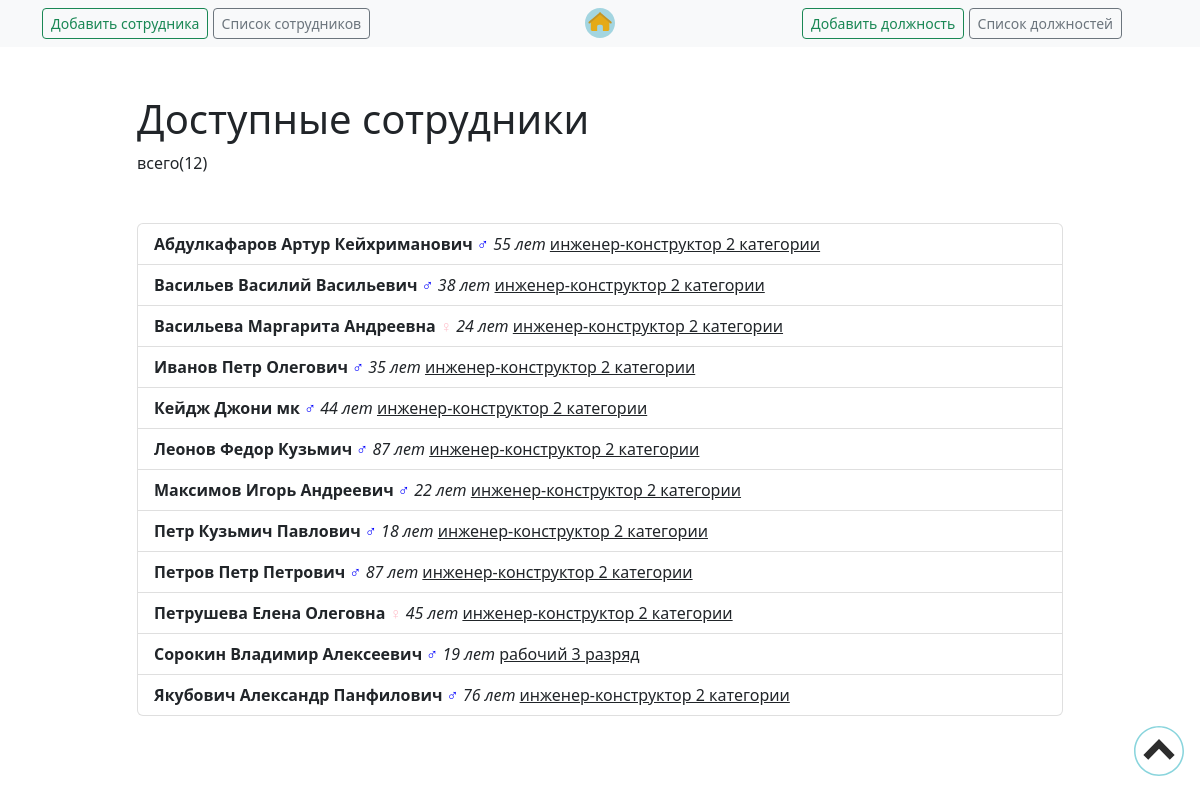
The page /employees/currentemployees/ on the database its author committed.
### employees/models.py (models this page shows, shortened)
class employees_Models(models.Model):
    employees_Models_LastName = models.CharField(max_length=30, blank=True,
                                                 validators=[RegexValidator(r'^[a-zA-Zа-яА-Я]')])
    employees_Models_MidleName = models.CharField(max_length=30, blank=True,
                                                  validators=[RegexValidator(r'^[a-zA-Zа-яА-Я]')])
    employees_Models_FirstName = models.CharField(max_length=30, blank=True,
                                                  validators=[RegexValidator(r'^[a-zA-Zа-яА-Я]')])
    employees_Models_gender = models.CharField(max_length=10, blank=True)
    employees_Models_age = models.IntegerField(blank=True, validators=[MinValueValidator(14), MaxValueValidator(99)])
    employees_Models_job = models.CharField(max_length=70, blank=True)

### employees/views.py (the view)
# urls.py: path('currentemployees/', views.currentemployees, name='current_employees'),  # отображение всех созданых сотрудников
def currentemployees(request):
    currentemployees = employees_Models.objects.all().order_by('employees_Models_LastName')
    return render(request, 'employees/current_employees.html', {'currentemployees':currentemployees})

### employees/templates/employees/current_employees.html
{% extends 'job/base.html' %}
{% load static %}
{% block content %}
    <div class="row justify-content-center mt-5">
        <div class="col-md-10">
            {% if currentemployees %}
                <h1>Доступные сотрудники</h1>
                всего({{ currentemployees.count }})
            {% else %}
                           <h1>Доступные сотрудники</h1>
            {% endif %}
        </div>
    </div>
    <div class="row justify-content-center mt-5">
        <div class="col-md-10">
        {% if currentemployees %}
            <div class="list-group">
                {% for currentemployee in currentemployees %}
                    <a href="{% url 'employees:view_employees' currentemployee.id %}"
                       class="list-group-item list-group-item-action">
                        <b> {{ currentemployee.employees_Models_LastName }}
                            {{ currentemployee.employees_Models_FirstName }}
                            {{ currentemployee.employees_Models_MidleName }}
                        </b>
                            {% if currentemployee.employees_Models_gender == "муж." %}
                        <font color="blue">&#9794</font>
                            {% else %}
                        <font color="pink">&#9792;</font>
                            {% endif %}
                        <i>{{ currentemployee.employees_Models_age }} лет</i>
                        <u>{{ currentemployee.employees_Models_job }}</u>
                    </a>
                {% endfor %}
            </div>
        {% else %}
            <div class="text-center">
                <h2>Похоже, у Вас нет сотрудников!</h2>
            <br>
            <a role="button" class="btn btn-primary" href="{% url 'employees:create_employees' %}">Новый сотрудник</a>
            </div>
        {% endif %}
        </div>
    </div>
    <br>
    <br>
<div class = "fixed-bottom" style="margin-right: 16px; margin-bottom: 24px;">
    <div class= "d-flex justify-content-end">
        <a href = "#start"> <img src = "{% static 'employees/up-arrow-svgrepo-com.svg' %}" title="вверх" width="50" height="50"> </a>
    </div>
</div>
{% endblock %}

### rows shown on the page
employees_Models: employees_Models_LastName "Абдулкафаров", employees_Models_FirstName "Артур", employees_Models_MidleName "Кейхриманович", employees_Models_age "55", employees_Models_job "инженер-конструктор 2 категории"
employees_Models: employees_Models_LastName "Васильев", employees_Models_FirstName "Василий", employees_Models_MidleName "Васильевич", employees_Models_age "38", employees_Models_job "инженер-конструктор 2 категории"
employees_Models: employees_Models_LastName "Васильева", employees_Models_FirstName "Маргарита", employees_Models_MidleName "Андреевна", employees_Models_age "24", employees_Models_job "инженер-конструктор 2 категории"
employees_Models: employees_Models_LastName "Иванов", employees_Models_FirstName "Петр", employees_Models_MidleName "Олегович", employees_Models_age "35", employees_Models_job "инженер-конструктор 2 категории"
employees_Models: employees_Models_LastName "Кейдж", employees_Models_FirstName "Джони", employees_Models_MidleName "мк", employees_Models_age "44", employees_Models_job "инженер-конструктор 2 категории"
employees_Models: employees_Models_LastName "Леонов", employees_Models_FirstName "Федор", employees_Models_MidleName "Кузьмич", employees_Models_age "87", employees_Models_job "инженер-конструктор 2 категории"
employees_Models: employees_Models_LastName "Максимов", employees_Models_FirstName "Игорь", employees_Models_MidleName "Андреевич", employees_Models_age "22", employees_Models_job "инженер-конструктор 2 категории"
employees_Models: employees_Models_LastName "Петр", employees_Models_FirstName "Кузьмич", employees_Models_MidleName "Павлович", employees_Models_age "18", employees_Models_job "инженер-конструктор 2 категории"
employees_Models: employees_Models_LastName "Петров", employees_Models_FirstName "Петр", employees_Models_MidleName "Петрович", employees_Models_age "87", employees_Models_job "инженер-конструктор 2 категории"
employees_Models: employees_Models_LastName "Петрушева", employees_Models_FirstName "Елена", employees_Models_MidleName "Олеговна", employees_Models_age "45", employees_Models_job "инженер-конструктор 2 категории"
employees_Models: employees_Models_LastName "Сорокин", employees_Models_FirstName "Владимир", employees_Models_MidleName "Алексеевич", employees_Models_age "19", employees_Models_job "рабочий 3 разряд"
employees_Models: employees_Models_LastName "Якубович", employees_Models_FirstName "Александр", employees_Models_MidleName "Панфилович", employees_Models_age "76", employees_Models_job "инженер-конструктор 2 категории"

### other values the page prints
{{ currentemployees.count }} "12"
